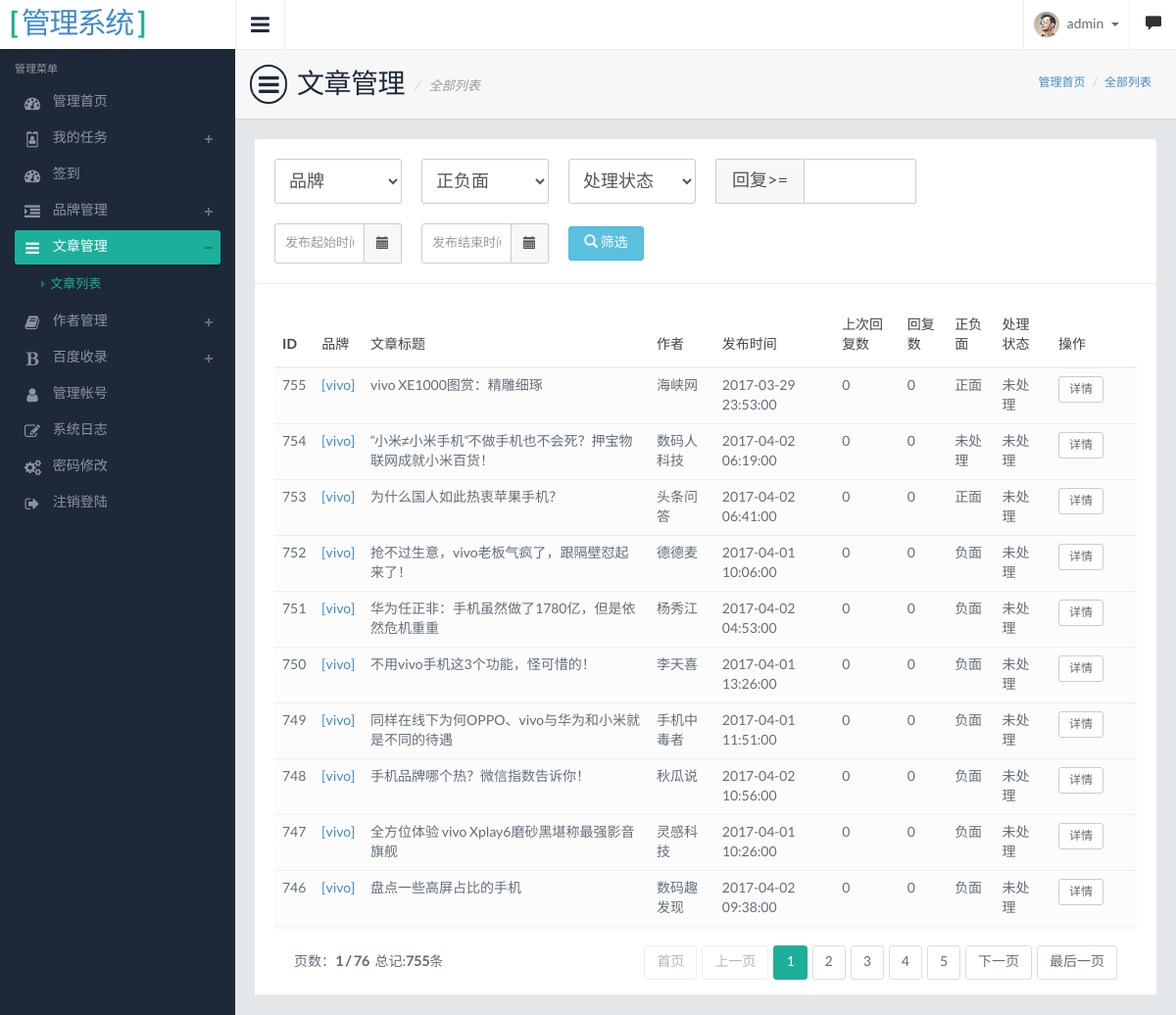
Screenshot of /manager/article/listing (signed in) with the database file from the repository.
### tables this page shows
CREATE TABLE `article` (
  `id` bigint(20) NOT NULL AUTO_INCREMENT,
  `wid` bigint(20) NOT NULL,
  `title` varchar(255) NOT NULL COMMENT '文章标题',
  `author` varchar(255) NOT NULL COMMENT '作者',
  `abstracts` text NOT NULL COMMENT '摘要',
  `reply` int(11) NOT NULL DEFAULT '0' COMMENT '回复数',
  `pre_reply` int(11) NOT NULL DEFAULT '0' COMMENT '上一次回复数',
  `seply_status` int(11) NOT NULL DEFAULT '0' COMMENT '回复数状态 0为否 1为是',
  `brand_id` int(11) NOT NULL DEFAULT '0' COMMENT '品牌ID,与brand表ID对应,0表示未定义',
  `positive` int(11) NOT NULL DEFAULT '2' COMMENT '正负面 0为负 1为正 2未标识',
  `status` int(11) NOT NULL DEFAULT '0' COMMENT '文章状态 0 未处理 1处理中 2 处理完成',
  `url` varchar(500) NOT NULL COMMENT '原文URL',
  `share_url` varchar(500) NOT NULL COMMENT '分享URL',
  `release_time` int(11) NOT NULL COMMENT '发布时间',
  `created` int(11) NOT NULL DEFAULT '0',
  `updated` int(11) NOT NULL DEFAULT '0',
  `deleted` int(11) NOT NULL DEFAULT '0',
  `keyword` varchar(200) DEFAULT NULL,
  PRIMARY KEY (`id`)
);

### application/controllers/manager/article/Listing.php (called while the page is built, shortened)
<?php
class Listing extends REST_Controller {
    public function __construct()
    {
        $this->template_patch=REST_Controller::MANAGER_TEMPLATE_PATH;
        $this->load->helper('message_encode');
        $this->load->model('article/Column_model','Column_model',true);
        $this->load->model('article/List_model','List_model',true);
        $this->load->model('article/Content_model','Content_model',true);
        $this->nav = 'article';
    }
	public function index_get()
	{
        $data=array();
        $data['nav'] = $this->nav;
        $data['child_nav'] = 'listing';
        $data['token_name'] = $this->security->get_csrf_token_name();
        $data['hash'] = $this->security->get_csrf_hash();
        $cid=$this->get('cid');
        $cnrs=$this->Column_model->get($cid);
        $data['cnrs']=$cnrs;
        $skipnum = $this->get('skipnum');
        $length = $this->get('length');
        $where=array();
        $orderby_name='id';
        $orderby_value='DESC';
        $count=$this->List_model->count_by($where);
        $rs = $this->List_model->limit($length, $skipnum)->order_by($orderby_name,$orderby_value)->get_many_by($where);
        $i=0;
        foreach($rs as $rs_row){
            $crs=$this->Column_model->get($rs_row['brand_id']);
            if($crs) {
                $rs[$i]['cname'] = $crs['name'];
            }else{
                $rs[$i]['cname'] = '未分类';
            }
            $i++;
        }
        $data['column']=$this->Column_model->get_all();
        $data['rs']=$rs;
        $data['page_total']=$count;
        $this->load->view($this->template_patch.'/article/article_list',$data);
	}
}

### application/libraries/REST_Controller.php (called while the page is built, shortened)
<?php
abstract class REST_Controller extends CI_Controller {
    protected $allowed_http_methods = ['get', 'delete', 'post', 'put', 'options', 'patch', 'head'];
    protected $request = NULL;
    protected $_supported_formats = [
            'json' => 'application/json',
            'array' => 'application/json',
            'csv' => 'application/csv',
            'html' => 'text/html',
            'jsonp' => 'application/javascript',
            'php' => 'text/plain',
            'serialized' => 'application/vnd.php.serialized',
            'xml' => 'application/xml'
        ];
    public function __construct($config = 'rest')
    {
        $supported_formats = $this->config->item('rest_supported_formats');
        $this->_supported_formats = array_intersect_key($this->_supported_formats, array_flip($supported_formats));
        $this->request = new stdClass();
        $this->request->method = $this->_detect_method();
    }
    public function _remap($object_called, $arguments = [])
    {
        $object_called = preg_replace('/^(.*)\.(?:'.implode('|', array_keys($this->_supported_formats)).')$/', '$1', $object_called);
        $controller_method = $object_called.'_'.$this->request->method;
        try
        {
            call_user_func_array([$this, $controller_method], $arguments);
        }
        catch (Exception $ex)
        {
            $this->response([
                    $this->config->item('rest_status_field_name') => FALSE,
                    $this->config->item('rest_message_field_name') => [
                        'classname' => get_class($ex),
                        'message' => $ex->getMessage()
                    ]
                ], self::HTTP_INTERNAL_SERVER_ERROR);
        }
    }
    protected function _detect_method()
    {
        $method = NULL;
        if ($this->config->item('enable_emulate_request') === TRUE)
        {
            $method = $this->input->post('_method');
            if ($method === NULL)
            {
                $method = $this->input->server('HTTP_X_HTTP_METHOD_OVERRIDE');
            }
            $method = strtolower($method);
        }
        if (empty($method))
        {
            $method = $this->input->method();
        }
        return in_array($method, $this->allowed_http_methods) && method_exists($this, '_parse_' . $method) ? $method : 'get';
    }
}

### index.php (called while the page is built, shortened)
<?php
require_once BASEPATH.'core/CodeIgniter.php';

### application/helpers/pager_helper.php (called while the page is built, shortened)
<?php
if ( ! function_exists('init_page_params')) {
    function init_page_params(&$skipnum, &$length) {
        if ($skipnum == false || intval($skipnum) == 0) {
            $skipnum = 0;
        }
        if ($length == false || intval($length) == 0) {
            $length = 10;
        }
    }
}

### application/core/MY_Model.php (called while the page is built, shortened)
<?php
class MY_Model extends CI_Model
{
    protected $_table;
    public $_database;
    protected $primary_key = 'id';
    protected $soft_delete = FALSE;
    protected $soft_delete_key = 'deleted';
    protected $_temporary_with_deleted = FALSE;
    protected $_temporary_only_deleted = FALSE;
    protected $return_type = 'object';
    protected $_temporary_return_type = NULL;
    public function __construct()
    {
        $this->_database = $this->db;
        $this->_temporary_return_type = $this->return_type;
    }
    public function get($primary_value)
    {
		return $this->get_by($this->primary_key, $primary_value);
    }
    public function get_by()
    {
        $where = func_get_args();
        if ($this->soft_delete && $this->_temporary_with_deleted !== TRUE)
        {
            $this->_database->where($this->soft_delete_key, (bool)$this->_temporary_only_deleted);
        }
        $row = $this->_database->get($this->_table)
                        ->{$this->_return_type()}();
        $this->_temporary_return_type = $this->return_type;
        $row = $this->trigger('after_get', $row);
        return $row;
    }
    public function get_many_by()
    {
        $where = func_get_args();
        return $this->get_all();
    }
    public function get_all()
    {
        if ($this->soft_delete && $this->_temporary_with_deleted !== TRUE)
        {
            $this->_database->where($this->soft_delete_key, (bool)$this->_temporary_only_deleted);
        }
        $result = $this->_database->get($this->_table)
                           ->{$this->_return_type(1)}();
        $this->_temporary_return_type = $this->return_type;
        return $result;
    }
    public function count_by()
    {
        $where = func_get_args();
        return $this->_database->count_all_results($this->_table);
    }
    public function order_by($criteria, $order = 'ASC',$escape=TRUE)
    {
        if ( is_array($criteria) )
        {
            foreach ($criteria as $key => $value)
            {
                $this->_database->order_by($key, $value,$escape);
            }
        }
        else
        {
            $this->_database->order_by($criteria, $order,$escape);
        }
        return $this;
    }
    public function limit($limit, $offset = 0)
    {
        $this->_database->limit($limit, $offset);
        return $this;
    }
    public function trigger($event, $data = FALSE, $last = TRUE)
    {
        return $data;
    }
    protected function _set_where($params)
    {
        if (count($params) == 1 && is_array($params[0]))
        {
            foreach ($params[0] as $field => $filter)
            {
                if (is_array($filter))
                {
                    $this->_database->where_in($field, $filter);
                }
                else
                {
                    if (is_int($field))
                    {
                        $this->_database->where($filter);
                    }
                    else
                    {
                        $this->_database->where($field, $filter);
                    }
                }
            }
        }
        else if (count($params) == 1)
        {
            $this->_database->where($params[0]);
        }
    	else if(count($params) == 2)
		{
            if (is_array($params[1]))
            {
                $this->_database->where_in($params[0], $params[1]);
            }
            else
            {
                $this->_database->where($params[0], $params[1]);
            }
		}
    }
    protected function _return_type($multi = FALSE)
    {
        $method = ($multi) ? 'result' : 'row';
        return $this->_temporary_return_type == 'array' ? $method . '_array' : $method;
    }
}

### application/views/manager/article/article_list.php (the view, shortened to what this page needs)
<?php
$admin_path=REST_Controller::MANAGER_PATH;
?>
<div class="pageheader">
  <h2><i class="fa fa-bars"></i> 文章管理 <span>全部列表</span>
  </h2>
  <div class="breadcrumb-wrapper">
    <ol class="breadcrumb">
      <li><a href="<?php echo $this->config->base_url($admin_path);?>/main/dashboard">管理首页</a></li>
      <li class="active"><a href="<?php echo base_url($admin_path.'/article/listing');?>">全部列表</a></li>
    </ol>
  </div>
</div>
<section class="contentpanel">
    <header class="panel-heading clearfix" style="padding: 0px;">
        <form id="filter" method="get">
            <div class="panel-body">
                <div class="row">
                    <div class="col-md-2">
                        <div class="form-group">
                            <select class="form-control input-lg m-bot15" name="cid">
                                <option value="">品牌</option>
                            </select>
                        </div>
                    </div>
                    <div class="col-md-2">
                        <div class="form-group">
                            <select class="form-control input-lg m-bot15" name="positive">
                                <option <?php if(@$_GET['positive']==2){ echo 'selected';}?> value=2>正负面</option>
                            </select>
                        </div>
                    </div>
                    <div class="col-md-2">
                        <div class="form-group">
                            <select class="form-control input-lg m-bot15" name="status">
                                <option <?php if(@$_GET['status']==3){ echo 'selected';}?> value="">处理状态</option>
                            </select>
                        </div>
                    </div>
                    <div class="col-md-3">
                        <div class="form-group input-group input-group-lg">
                            <span class="input-group-addon">回复>= </span>
                            <input type="text" class="form-control" name="reply" value="<?php echo @$_GET['reply']?>">
                        </div>
                    </div>
                </div>
                <div class="row" style="margin-top: 20px;">
                    <div class="col-md-2">
                        <div class="form-group">
                            <div class="input-group">
                                <input type="text" class="form-control" placeholder="发布起始时间" id="datepicker_start"
                                       name="startTime">
                                <span class="input-group-addon"><i class="glyphicon glyphicon-calendar"></i></span>
                            </div>
                        </div>
                    </div>
                    <div class="col-md-2">
                        <div class="form-group">
                            <div class="input-group">
                                <input type="text" class="form-control" placeholder="发布结束时间" id="datepicker_end"
                                       name="endTime">
                                <span class="input-group-addon"><i class="glyphicon glyphicon-calendar"></i></span>
                            </div>
                        </div>
                    </div>
                    <div class="col-md-1">
                        <div class="form-group">
                            <div style="padding-top: 3px">
                                <button type="submit" class="btn btn-info"><i
                                        class="glyphicon glyphicon-search"></i> 筛选
                                </button>
                            </div>
                        </div>
                    </div>
                </div>
            </div>
        </form>
    </header>
    <div id="sample_1_wrapper" class="panel-heading dataTables_wrapper form-inline ischeckbox" role="grid">
      <table class="table border-top table-hover" >
          <thead>
          <tr>
              <th>ID</th>
              <th>品牌</th>
              <th>文章标题</th>
              <th>作者</th>
              <th>发布时间</th>
              <th>上次回复数</th>
              <th>回复数</th>
              <th>正负面</th>
              <th>处理状态</th>
              <th style="width:10%">操作</th>
          </tr>
          </thead>
          <tbody>
          <?php if(!empty($rs)):?>
              <?php foreach($rs as $rs_row):?>
                  <tr>
                      <td><?php echo $rs_row['id']?></td>
                      <td><a href="<?php echo base_url($admin_path.'/article/listing?cid='.$rs_row['brand_id'])?>">[<?php echo $rs_row['cname']?>]</a></td>
                      <td><?php echo $rs_row['title']?></td>
                      <td><?php echo $rs_row['author']?></td>
                      <td><?php echo date("Y-m-d H:i:s",$rs_row['release_time']);?></td>
                      <td><?php echo $rs_row['pre_reply']?></td>
                      <td><?php echo $rs_row['reply']?></td>
                      <td><?php switch($rs_row['positive']){
                              case 0:
                                  echo '负面';
                                  break;
                              case 1:
                                  echo '正面';
                                  break;
                              case 2:
                                  echo '未处理';
                                  break;
                          }?></td>
                      <td><?php switch($rs_row['status']){
                              case 0:
                                  echo '未处理';
                                  break;
                          }?></td>
                      <td>
                          <button class="btn btn-white btn-xs btn-margin" onclick="javascript:window.location.href='<?php echo base_url($admin_path.'/article/listing/edit?id='.$rs_row['id'])?>'">详情</button>
                      </td>
                  </tr>
              <?php
              endforeach;
              endif;
              ?>
          </tbody>
      </table>
  </div>
</section>

### rows the page displays
article: id "755", cname "vivo", title "vivo XE1000图赏：精雕细琢", author "海峡网", release_time "2017-03-29 23:53:00", pre_reply "0", reply "0", positive "正面", status "未处理"
article: id "754", cname "vivo", title "“小米≠小米手机”不做手机也不会死？押宝物联网成就小米百货！", author "数码人科技", release_time "2017-04-02 06:19:00", pre_reply "0", reply "0", positive "未处理", status "未处理"
article: id "753", cname "vivo", title "为什么国人如此热衷苹果手机？", author "头条问答", release_time "2017-04-02 06:41:00", pre_reply "0", reply "0", positive "正面", status "未处理"
article: id "752", cname "vivo", title "抢不过生意，vivo老板气疯了，跟隔壁怼起来了！", author "德德麦", release_time "2017-04-01 10:06:00", pre_reply "0", reply "0", positive "负面", status "未处理"
article: id "751", cname "vivo", title "华为任正非：手机虽然做了1780亿，但是依然危机重重", author "杨秀江", release_time "2017-04-02 04:53:00", pre_reply "0", reply "0", positive "负面", status "未处理"
article: id "750", cname "vivo", title "不用vivo手机这3个功能，怪可惜的！", author "李天喜", release_time "2017-04-01 13:26:00", pre_reply "0", reply "0", positive "负面", status "未处理"
article: id "749", cname "vivo", title "同样在线下为何OPPO、vivo与华为和小米就是不同的待遇", author "手机中毒者", release_time "2017-04-01 11:51:00", pre_reply "0", reply "0", positive "负面", status "未处理"
article: id "748", cname "vivo", title "手机品牌哪个热？微信指数告诉你！", author "秋瓜说", release_time "2017-04-02 10:56:00", pre_reply "0", reply "0", positive "负面", status "未处理"
article: id "747", cname "vivo", title "全方位体验 vivo Xplay6磨砂黑堪称最强影音旗舰", author "灵感科技", release_time "2017-04-01 10:26:00", pre_reply "0", reply "0", positive "负面", status "未处理"
article: id "746", cname "vivo", title "盘点一些高屏占比的手机", author "数码趣发现", release_time "2017-04-02 09:38:00", pre_reply "0", reply "0", positive "负面", status "未处理"

### other values shown
$nav_row['name'] "管理首页"
$nav_row['name'] "我的任务"
$nav_row['name'] "签到"
$nav_row['name'] "品牌管理"
$nav_row['name'] "文章管理"
$nav_child_row['name'] "文章列表"
$nav_row['name'] "作者管理"
$nav_row['name'] "百度收录"
$nav_row['name'] "管理帐号"
$nav_row['name'] "系统日志"
$nav_row['name'] "密码修改"
$nav_row['name'] "注销登陆"
$_SESSION['admin']['name'] "admin"
$current_page "1"
$d_count "76"
